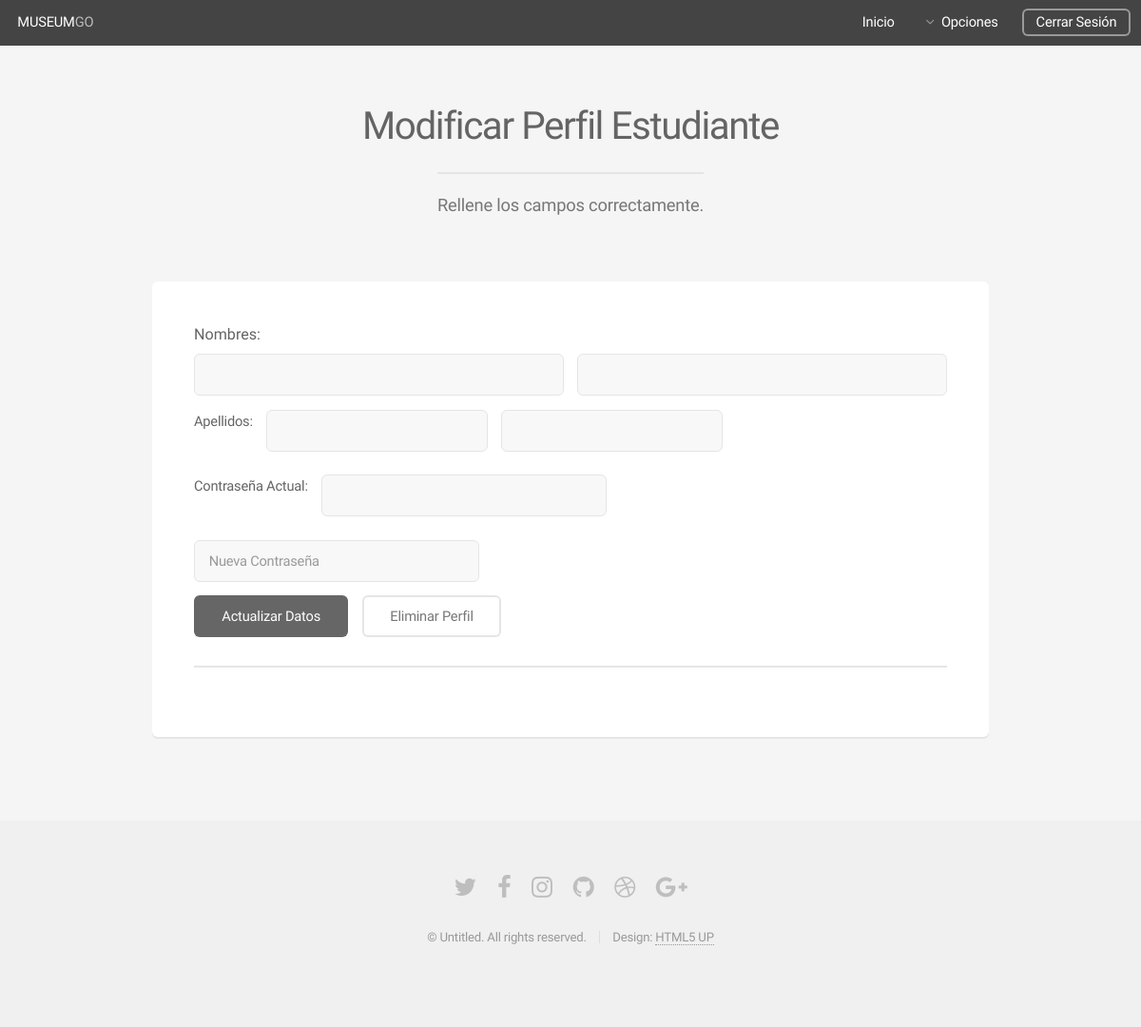
Before: /user_students.php?id=1 (signed in) with the older database file.
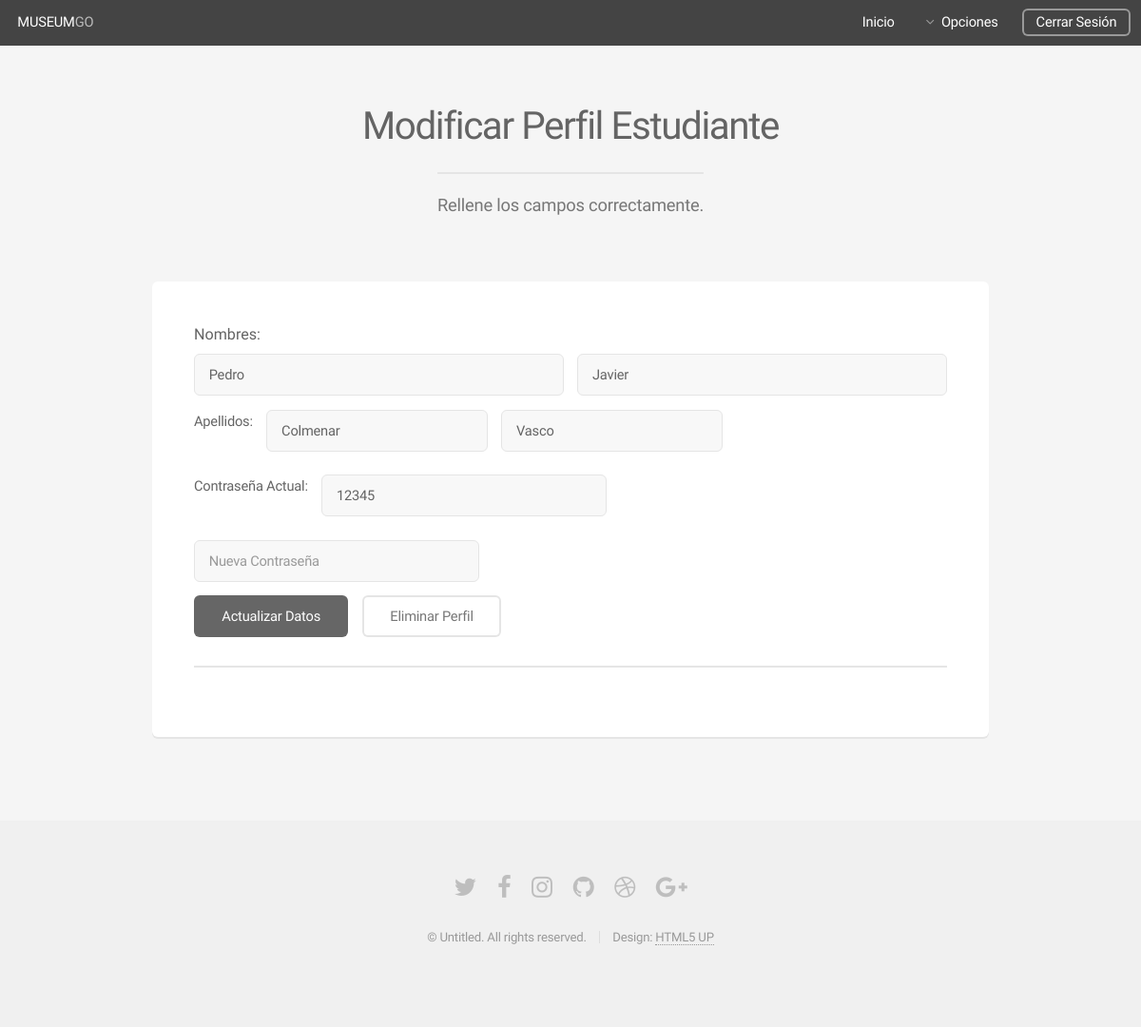
After: the same page with the newer database file.
### tables this page shows
CREATE TABLE `estudiantes` (
  `id` int(100) NOT NULL,
  `usuario` varchar(100) NOT NULL,
  `contrasenia` varchar(200) NOT NULL,
  `nombre` varchar(200) NOT NULL,
  `apellidos` varchar(200) DEFAULT NULL
);

### user_students.php (the view, shortened to what this page needs)
<!DOCTYPE HTML>
<?php
$host_db = "localhost";
$user_db = "root";
$pass_db = "";
$db_name = "museo";
if(!empty($_SESSION['user'])){
	$conexion = new mysqli($host_db, $user_db,$pass_db, $db_name);
	$sql="SELECT * FROM estudiantes where id='".$_GET['id']."'";
	$result = $conexion->query($sql);
	$row = $result->fetch_assoc();
	$row_name =$row['nombre'];
	$row_last_name = $row['apellidos'];
	$oneName = explode(" ",$row_name);
	$oneLastName = explode(" ",$row_last_name);
	$row_password =  $row['contrasenia'];
}else{
}
?>
<html>
	<head>
		<link rel="stylesheet" href="assets/css/main.css" />
	</head>
	<body class="is-preload">
		<div id="page-wrapper">
				<header id="header">
				<?php
					if(!empty($_SESSION['firt_name'])){
						echo " <h1> ".strtoupper($_SESSION['firt_name'])." &nbsp<a href='#'>".strtoupper($_SESSION['f_last_name'])."</a></h1>";
					}else{
						echo"<h1><a href='#'>MUSEUM</a>GO</h1>";
					}
					?>
					<nav id="nav">
						<ul>
							<li><a href="my_admin_profile.php">Inicio</a></li>
							<li>
								<a href="#" class="icon fa-angle-down">Opciones</a>
							</li>
							<li><a href="index_user.php" class="button">Cerrar Sesión</a></li>
						</ul>
					</nav>
				</header>
				<section id="main" class="container">
					<header>
						<h2>Modificar Perfil Estudiante</h2>
						<p>Rellene los campos correctamente.</p>
					</header>
					<div class="row">
						<div class="col-12">
					<div class="row">
						<div class="col-12">
								<section class="box">
									<h4><b>Nombres:<b></h4>
									<form method="post" action="confirm_user_students.php">
										<div class="row gtr-uniform gtr-50">
											<div class="col-6 col-12-mobilep">
											<?php
												echo "<input type='text' name='first_name' id='name' value='".$oneName[0]."' />";
											?>
											</div>
											<div class="col-6 col-12-mobilep">
											<?php
												echo"<input type='text' name='second_name' id='second_name' value='".$oneName[1]."'  />";
											?>
											</div>
											<p><b>Apellidos:</b></p>
											<div class="row gtr-uniform gtr-50">
											<div class="col-6 col-12-mobilep">
											<?php
												echo "<input type='text' name='first_lastname' id='name' value='".$oneLastName[0]."' />";
											?>
											</div>
											<div class="col-6 col-12-mobilep">
											<?php
												echo"<input type='text' name='second_lastname' id='second_name' value='".$oneLastName[1]."'  />";
											?>
											</div>
											</div>
											<div class="row gtr-uniform gtr-50">
											<p><b>Contraseña Actual:</b></p>
												<div class="col-6 col-12-mobilep">
													<?php
													echo"<input type='text' name='current_pass' id='second_name' value='".$row_password."'  />";
													?>
												</div>
												<div class="col-6 col-12-mobilep">
												<?php
												echo"<input type='text' name='new_password' id='second_name' value=''  placeholder='Nueva Contraseña' />";
												?>
												</div>
											</div>
											<div class="col-12">
												<ul class="actions">
													<li><input type="submit" name="boton" id="actualiza" value="Actualizar Datos" /></li>
													<li><input type="submit" name="boton" id="elimina" value="Eliminar Perfil" class="alt" /></li>
												</ul>
											</div>
										</div>
									</form>
									<hr />
								</section>
						</div>
					</div>
				</section>
				<footer id="footer">
					<ul class="icons">
						<li><a href="#" class="icon fa-twitter"><span class="label">Twitter</span></a></li>
						<li><a href="#" class="icon fa-facebook"><span class="label">Facebook</span></a></li>
						<li><a href="#" class="icon fa-instagram"><span class="label">Instagram</span></a></li>
						<li><a href="#" class="icon fa-github"><span class="label">Github</span></a></li>
						<li><a href="#" class="icon fa-dribbble"><span class="label">Dribbble</span></a></li>
						<li><a href="#" class="icon fa-google-plus"><span class="label">Google+</span></a></li>
					</ul>
					<ul class="copyright">
						<li>&copy; Untitled. All rights reserved.</li><li>Design: <a href="http://html5up.net">HTML5 UP</a></li>
					</ul>
				</footer>
		</div>
	</body>
</html>

Changed rows visible on the page:
added estudiantes: first_name "Pedro", second_name "Javier", first_lastname "Colmenar", second_lastname "Vasco", current_pass "12345"
